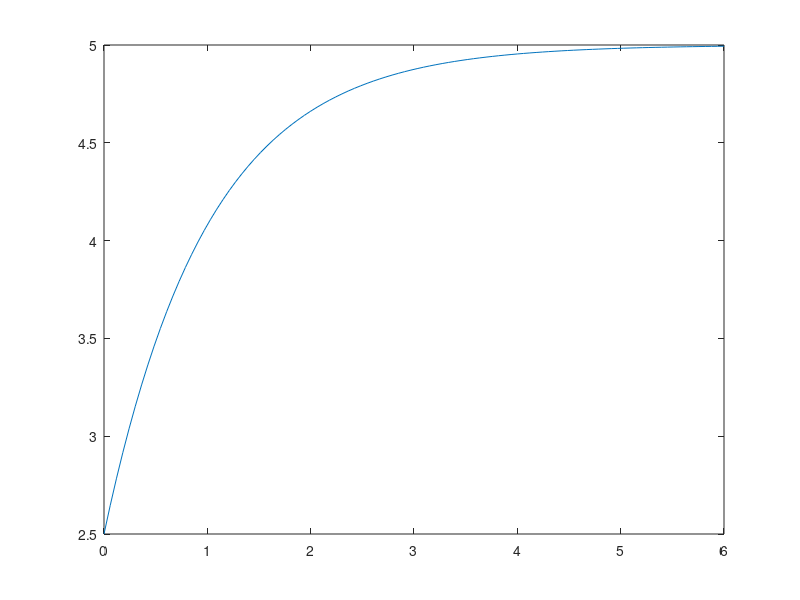

The MATLAB script that drew this image:
function circuitAnalysisExample1
  % component values
  E = 5;
  R1 = 1;
  R2 = 1;
  L = 1;
  % di/dt is this function 
  f = @(t,x) E/L-R1/L*x;
  x0 = E/(R1+R2); % initial value  
  tspan = linspace(0,6); % solution time span 
  [t x] = ode45(f,tspan,x0); % ode45 solver  
  figure(1);
  plot(t,x);     
end
